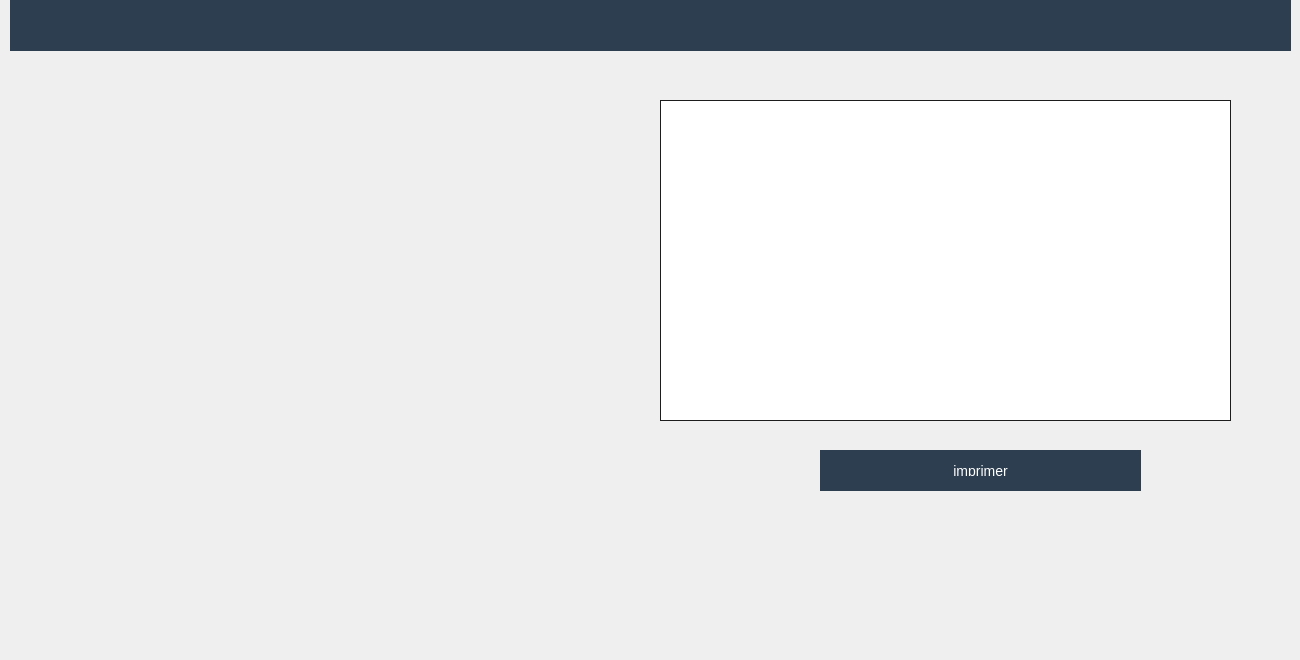
     <widget class="QWidget" name="tab_3">
      <attribute name="icon">
       <iconset resource="resource.qrc">
        <normaloff>:/img/icons8-send-to-printer-240.png</normaloff>:/img/icons8-send-to-printer-240.png</iconset>
      </attribute>
      <attribute name="title">
       <string>Impression</string>
      </attribute>
      <widget class="QPushButton" name="Impdos_2">
       <property name="geometry">
        <rect>
         <x>820</x>
         <y>450</y>
         <width>321</width>
         <height>41</height>
        </rect>
       </property>
       <property name="styleSheet">
        <string notr="true">QPushButton{
font-family: &quot;Roboto&quot;, sans-serif;
    text-transform: uppercase;
    outline: 0;
    background: #2c3e50;
    color: #FFFFFF;
    width: 100%;
    border: 0;
    padding: 15px;
    font-size: 14px;
    -webkit-transition: all 0.3 ease;
    transition: all 0.3 ease;
    cursor: pointer;

}
QPushButton:hover
{

    background: #3498db;
}
</string>
       </property>
       <property name="text">
        <string>imprimer</string>
       </property>
      </widget>
      <widget class="QTextEdit" name="imp">
       <property name="geometry">
        <rect>
         <x>660</x>
         <y>100</y>
         <width>571</width>
         <height>321</height>
        </rect>
       </property>
       <property name="styleSheet">
        <string notr="true">QTextEdit
{
	background-color: #ffffff;
	color : #000;
	border: 1px solid #1d1d1d;
	padding: 3px;
	padding-left: 5px;

}</string>
       </property>
      </widget>
      <widget class="QLabel" name="label_13">
       <property name="geometry">
        <rect>
         <x>10</x>
         <y>20</y>
         <width>1281</width>
         <height>631</height>
        </rect>
       </property>
       <property name="styleSheet">
        <string notr="true">border-image: url(:/img/policeman-background_48369-15139.jpg) 1 1 1 1 stretch stretch;</string>
       </property>
       <property name="text">
        <string/>
       </property>
      </widget>
      <widget class="QPushButton" name="styleEdit_3">
       <property name="enabled">
        <bool>false</bool>
       </property>
       <property name="geometry">
        <rect>
         <x>10</x>
         <y>0</y>
         <width>1281</width>
         <height>51</height>
        </rect>
       </property>
       <property name="styleSheet">
        <string notr="true">QPushButton{
font-family: &quot;Roboto&quot;, sans-serif;
    text-transform: uppercase;
    outline: 0;
    background: #2c3e50;
    color: #FFFFFF;
    width: 100%;
    border: 0;
    padding: 15px;
    font-size: 14px;
    -webkit-transition: all 0.3 ease;
    transition: all 0.3 ease;
    cursor: pointer;

}
QPushButton:hover
{

    background: #3498db;
}




</string>
       </property>
       <property name="text">
        <string/>
       </property>
      </widget>
      <widget class="QLabel" name="label_14">
       <property name="geometry">
        <rect>
         <x>30</x>
         <y>60</y>
         <width>101</width>
         <height>91</height>
        </rect>
       </property>
       <property name="styleSheet">
        <string notr="true">border-image: url(:/img/151063767_429005728336484_2086052602840462546_n.png) 1 1 1 1 stretch stretch;</string>
       </property>
       <property name="text">
        <string/>
       </property>
      </widget>
      <zorder>label_13</zorder>
      <zorder>Impdos_2</zorder>
      <zorder>imp</zorder>
      <zorder>styleEdit_3</zorder>
      <zorder>label_14</zorder>
     </widget>
